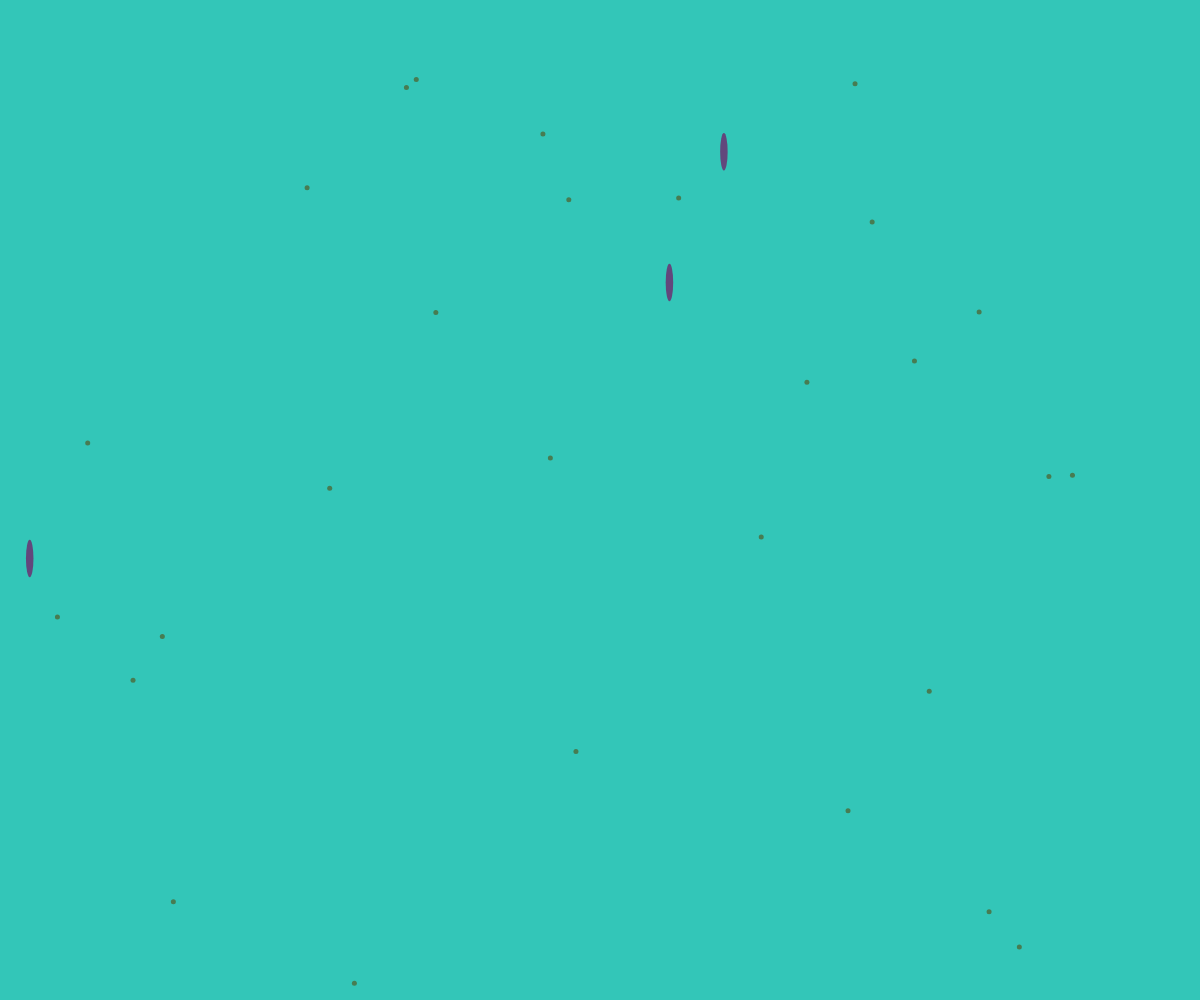
Frame 1 (no input)
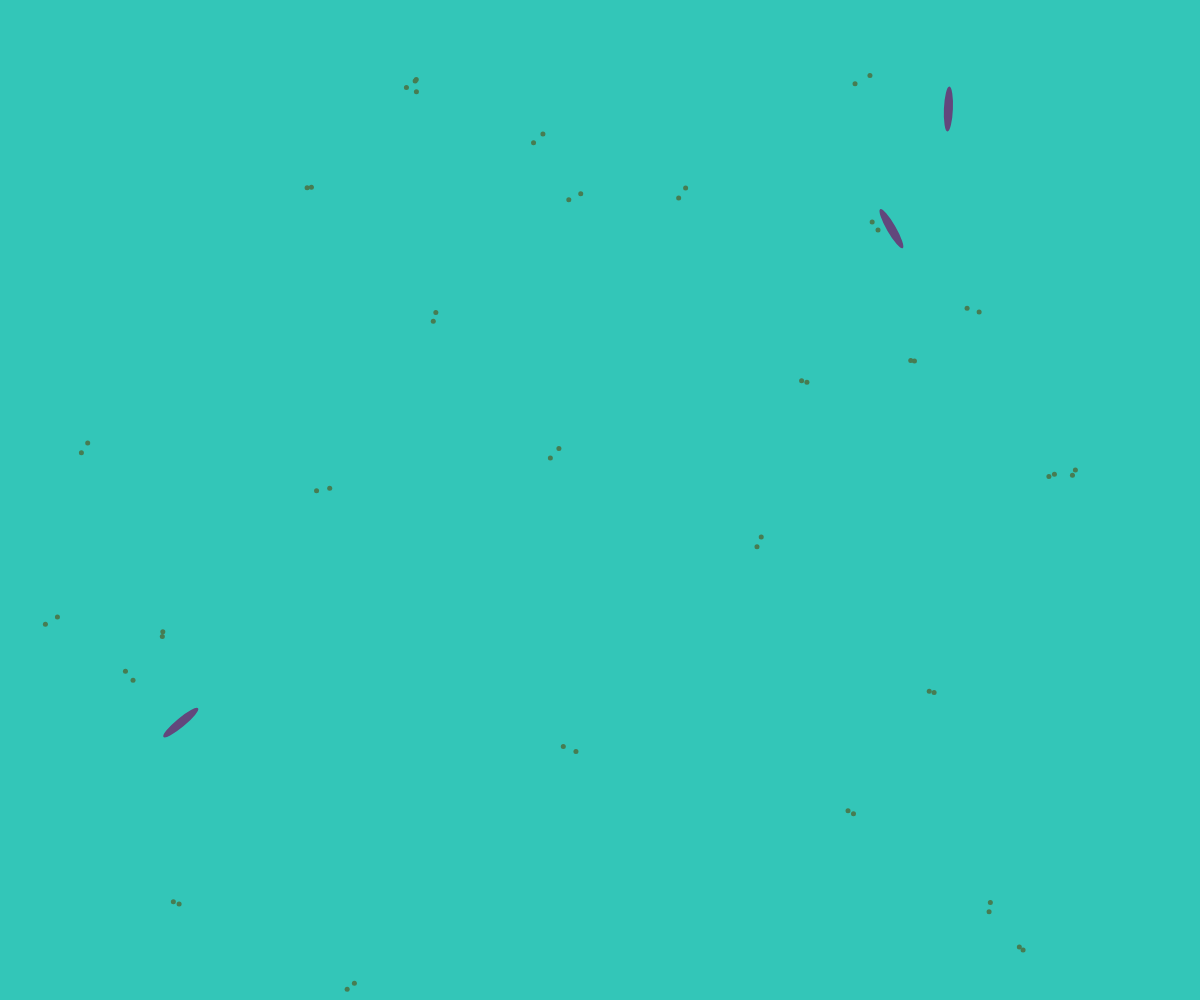
Frame 60 (no input)
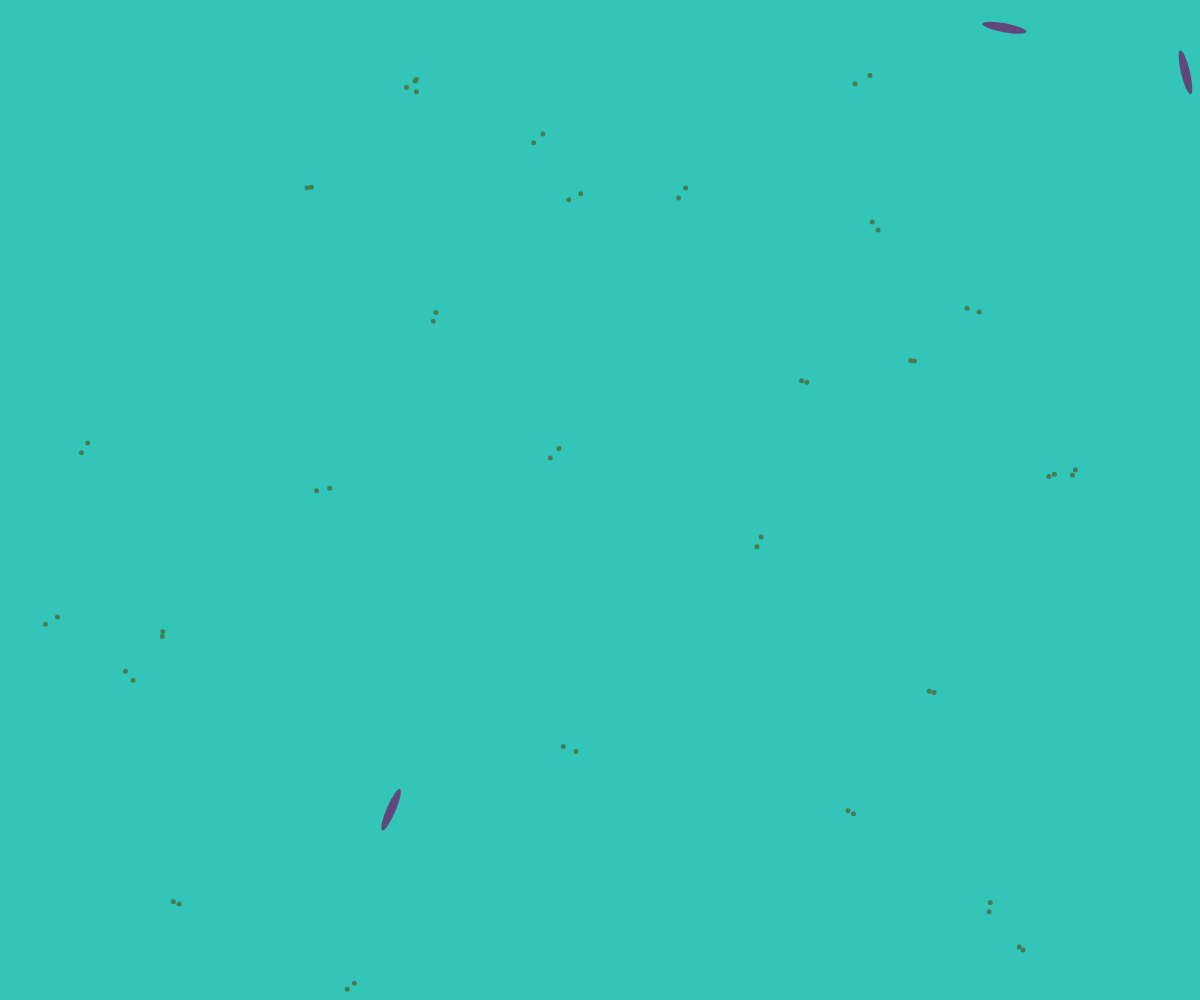
Frame 120 (the mouse pressed at the canvas centre since frame 60)

The p5.js sketch that drew these frames (run headless with seeded random() and noise() and a simulated clock; from frame 60 on, the mouse is pressed at the canvas centre):

// p5.js sketch
// ── sketch.js
// global variables

var algae = [];
var smallFish = [];
var bigFish = [];
//var lilyPad = [];


function setup() {
    createCanvas(windowWidth, windowHeight);
    
	for (var i = 0; i < 30; i++) {
		algae.push (new Algae(random(width), random(height)));
	}

	for (var i = 0; i < 3; i++) {
		smallFish.push (new SmallFish(random(width), random(height)));
	}
    
    bigFish.push(new BigFish(random(width), random(height)));
    
//    for (var i = 0; i < 15; i++) {
//		lilyPad.push (new LilyPad(random(width), random(height)));
//	}

}

function draw() {
    //background(59, 140, 206);
    //background(67, 188, 170);
    background(51, 198, 184);
    
    algae.forEach (function(algae, idx){
        algae.frame();
    });

    smallFish.forEach (function(smallFish, idx){
        smallFish.frame (algae, bigFish);
    });

	bigFish.forEach (function(bigFish, idx){
		bigFish.frame (smallFish);
	} );
    
//    lilyPad.forEach (function(lilyPad, idx){
//        lilyPad.frame(); 
//    });

}
// ── Algae.js
function Algae (pos_x, pos_y) {
    this.pos = createVector(pos_x, pos_y);

    this.size = 0.5;
    this.canGrow = true;
    this.locs = [[0,0]];
    this.born = Date.now();
    this.age = 0;
}

Algae.prototype.frame = function () {
    this.draw();
    this.grow();
};

//Algae appearance
Algae.prototype.draw = function () {
    push();

    translate(this.pos.x, this.pos.y);

    for (var i = 0; i < this.size; i++) {
        push();
        translate(this.locs[i][0], this.locs[i][1]);
        ellipseMode(CENTER);
        noStroke();
        fill(71, 124, 82);
        ellipse(15, 15, 5, 5);
        pop();
    }
    pop();
};

//Algae has the ability to grow
Algae.prototype.grow = function () {
    this.age = floor((Date.now() - this.born)/1000);

    if (this.age % 5 === 0 && this.canGrow) {
        this.size++;
        this.locs.push([random(-15, 15), random(-10, 10)]);
        this.canGrow = false;
    } else if (this.age % 5 !== 0) {
        this.canGrow = true;
    }
};
// ── BigFish.js
function BigFish (pos_x, pos_y) {
    this.pos = createVector(pos_x, pos_y);
    this.velocity = createVector(0, 0);
    this.accel = createVector(0, 0);
    this.maxSpeed = 0.5;
    this.size = 1;
    this.maxSize = 12;
    this.born = Date.now();
    this.age = 0;
    this.maxAge = 250;
    this.minWidth = 60;
    this.maxWidth = 90;
    this.canGrow = true;
    this.maxFoodDist = 200;
	this.eating = false;
	this.timeEating = 0;
	this.myFood = false;
}

BigFish.prototype.frame = function (foodArr) {
    this.draw();
    this.grow();
    this.foodSearch(foodArr);
	this.eat();
    this.move();
    this.checkBounds();
};

//ability to move on its own
BigFish.prototype.move = function () {

	var moveAmt;
	var mult = 1;

    //aware of SmallFish
	if (this.myFood) {

		moveAmt = p5.Vector.sub(this.myFood.pos, this.pos);
		var dist = moveAmt.mag();

		moveAmt.normalize();

		mult = constrain(map(dist, 0, 30, 0, 1), 0, 1);

	} else {
		moveAmt = p5.Vector.random2D();
		moveAmt.mult(0.5);
	}

    this.accel = moveAmt;
    this.velocity.add(this.accel);
	this.velocity.mult(mult);
	this.velocity.limit(this.maxSpeed);

    this.checkBounds();

    this.pos.add(this.velocity);

};

//aware of sketch boundaries
BigFish.prototype.checkBounds = function () {
    if (this.pos.x >= width ) {
        this.velocity.x = 0;
        this.accel.x *= -1;
        this.pos.x = width-2;
    } else if ( this.pos.x <= 0 ) {
        this.velocity.x = 0;
        this.accel.x *= -1;
        this.pos.x = 2;

    } else if ( this.pos.y >= height ) {
        this.velocity.y = 0;
        this.accel.y *= -1;
        this.pos.y = height-2;

    } else if ( this.pos.y <= 0) {
        this.velocity.y = 0;
        this.accel.y *= -1;
        this.pos.y = 2;
    }
};

//BigFish foodSearch code
BigFish.prototype.foodSearch = function (foodArr) {

    for (var i = 0; i < foodArr.length; i++) {
        var food = foodArr[i];


        var foodDist = p5.Vector.dist(food.pos, this.pos);


        if (foodDist <= this.maxFoodDist && food.size >= 2) {
            this.myFood = food;
        }
    }

};

//BigFish eat function
BigFish.prototype.eat = function () {
	if (this.myFood) {
		if ( p5.Vector.dist(this.pos, this.myFood.pos) <= 1 ) {
			this.eating = true;
		}
	}

	if (this.eating) {
		this.timeEating++;
		if (this.timeEating % 120 === 0) {
			this.myFood.size--;
			this.size++;
		}
		if (this.myFood.size <= 0) {
			this.eating = false;
			this.timeEating = 0;
			this.myFood = false;
		}
	}
}

//BigFish appearance
BigFish.prototype.draw = function () {

    push();

    translate(this.pos.x, this.pos.y);

	var heading = this.velocity.heading();
	rotate(heading + HALF_PI);


    var thingWidth = map(this.size, 0, this.maxSize, this.minWidth, this.maxWidth);
    var thingHeight = thingWidth * 3.2;

    push();
    noStroke();
    fill(145, 23, 23);
    ellipseMode(CENTER);
	//scale(1, -1);
    ellipse(200, 280, thingWidth, thingHeight);
	pop();

};

//BigFish can grow
BigFish.prototype.grow = function () {
    var growRate = 2;

    this.age = floor((Date.now() - this.born)/1000);

    if (this.age % growRate === 0 && this.canGrow) {
        this.size++;
        this.canGrow = false;
    } else if (this.age % growRate !== 0) {
        this.canGrow = true;
    }
};
// ── LilyPad.js
//function LilyPad (pos_x, pos_y) {
//    this.pos = createVector(pos_x, pos_y);
//
//    this.size = 2;
//    this.locs = [[0,0]];
//}
//
//LilyPad.prototype.frame = function () {
//    this.draw();
//};
//
////LilyPad appearance
//LilyPad.prototype.draw = function () {
//    push();
//
//    translate(this.pos.x, this.pos.y);
//
//    for (var i = 0; i < this.size; i++) {
//        push();
//        translate(this.locs[i][0], this.locs[i][1]);
//        noStroke();
//        fill(120, 200, 120);
//        arc(50, 50, 90, 90, PI+QUARTER_PI, PIE);
//        pop();
//    }
//    pop();
//};

// ── SmallFish.js
function SmallFish (pos_x, pos_y) {
    this.pos = createVector(pos_x, pos_y);
    this.velocity = createVector(0, 0);
    this.accel = createVector(0, 0);
    this.maxSpeed = 4;
    this.size = 1;
    this.maxSize = 4;
    this.born = Date.now();
    this.age = 0;
    this.maxAge = 125;
    this.minWidth = 30;
    this.maxWidth = 60;
    this.canGrow = true;
    this.maxFoodDist = 100;
	this.eating = false;
	this.timeEating = 0;
	this.myFood = false;

	this.pred = false;
}

SmallFish.prototype.frame = function (foodArr, predArr) {
    this.draw();
    this.grow();
	this.predSearch(predArr);
    this.foodSearch(foodArr);
	this.eat();
    this.move();
    this.checkBounds();
};

//ability to move on its own
SmallFish.prototype.move = function () {

	var moveAmt;
	var mult = 2;

    //aware of predator
	if (this.myPred) {
		moveAmt = p5.Vector.sub(this.myPred.pos, this.pos);
		moveAmt.normalize();
		moveAmt.rotate(PI);

    //aware of algae
	} else if (this.myFood) {

		moveAmt = p5.Vector.sub(this.myFood.pos, this.pos);
		var dist = moveAmt.mag();

		moveAmt.normalize();

		mult = constrain(map(dist, 0, 30, 0, 1), 0, 1);

	} else {
		moveAmt = p5.Vector.random2D();
		moveAmt.mult(0.5);
	}

    this.accel = moveAmt;
    this.velocity.add(this.accel);
	this.velocity.mult(mult);
	this.velocity.limit(this.maxSpeed);

    this.checkBounds();

    this.pos.add(this.velocity);

};

//aware of sketch boundaries
SmallFish.prototype.checkBounds = function () {
    if (this.pos.x >= width ) {
        this.velocity.x = 0;
        this.accel.x *= -1;
        this.pos.x = width-2;
    } else if ( this.pos.x <= 0 ) {
        this.velocity.x = 0;
        this.accel.x *= -1;
        this.pos.x = 2;

    } else if ( this.pos.y >= height ) {
        this.velocity.y = 0;
        this.accel.y *= -1;
        this.pos.y = height-2;

    } else if ( this.pos.y <= 0) {
        this.velocity.y = 0;
        this.accel.y *= -1;
        this.pos.y = 2;
    }
};

//SmallFish foodSearch code
SmallFish.prototype.foodSearch = function (foodArr) {

    for (var i = 0; i < foodArr.length; i++) {
        var food = foodArr[i];


        var foodDist = p5.Vector.dist(food.pos, this.pos);


        if (foodDist <= this.maxFoodDist && food.size >= 2) {
            this.myFood = food;
        }
    }

};

//SmallFish predator search code
SmallFish.prototype.predSearch = function (predArr) {

    for (var i = 0; i < predArr.length; i++) {
        var pred = predArr[i];


        var predDist = p5.Vector.dist(pred.pos, this.pos);


        if (predDist <= this.maxFoodDist && pred.size >= 2) {
            this.myPred = pred;
        }
    }

};

//SmallFish eat function
SmallFish.prototype.eat = function () {
	if (this.myFood) {
		if ( p5.Vector.dist(this.pos, this.myFood.pos) <= 1 ) {
			this.eating = true;
		}
	}

	if (this.eating) {
		this.timeEating++;
		if (this.timeEating % 120 === 0) {
			this.myFood.size--;
			this.size++;
		}
		if (this.myFood.size <= 0) {
			this.eating = false;
			this.timeEating = 0;
			this.myFood = false;
		}
	}
}

//SmallFish appearance
SmallFish.prototype.draw = function () {

    push();

    translate(this.pos.x, this.pos.y);

	var heading = this.velocity.heading();
	rotate(heading + HALF_PI);

    fill(98, 71, 124);
    noStroke();
    ellipseMode(CENTER);
    var thingWidth = map(this.size, 0, this.maxSize, this.minWidth, this.maxWidth);
    var thingHeight = thingWidth * 0.2;
    ellipse(5, 5, thingWidth, thingHeight);

    pop();
};

//SmallFish can grow
SmallFish.prototype.grow = function () {
    var growRate = 6;

    this.age = floor((Date.now() - this.born)/2000);

    if (this.age % growRate === 0 && this.canGrow) {
        this.size++;
        this.canGrow = false;
    } else if (this.age % growRate !== 0) {
        this.canGrow = true;
    }
};
